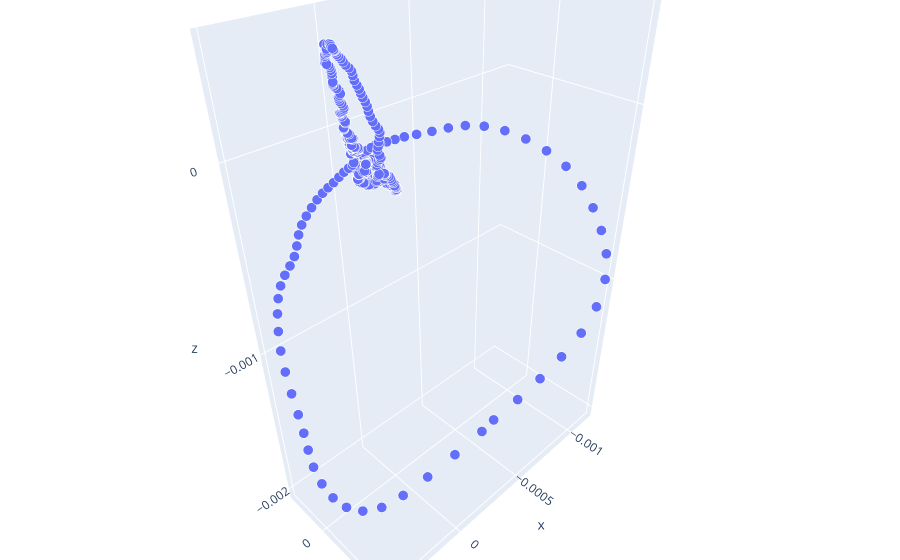
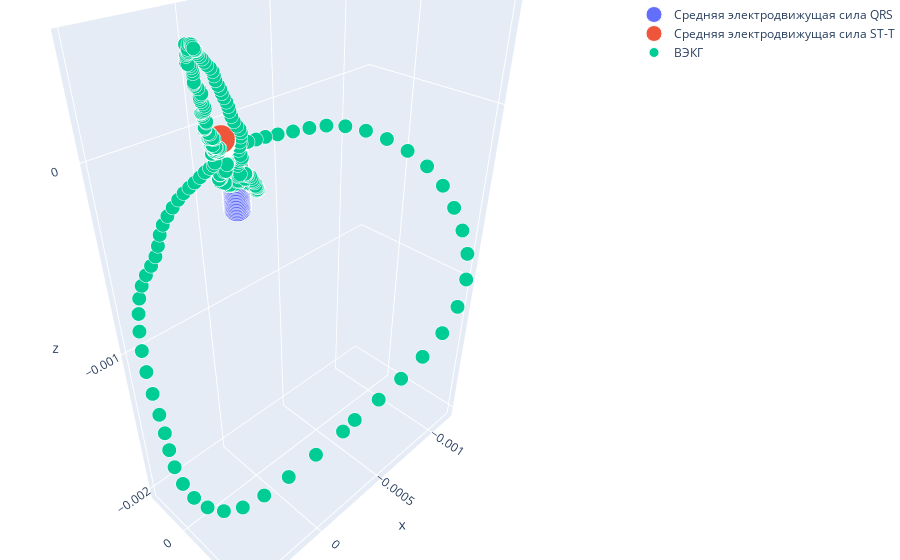

Notebook cell for these charts, in order:
### Markdown cell above
### Пример работы обработчика edf данных:

### Code cell
input ={}
input["data_edf"] = '../dataset/EDF EF/00030.edf'
input["n_term_start"] = 3
input["n_term_finish"] = None
input["filt"] = False
input["f_sreza"] = 0.7
input["f_sampling"] = 700
input["show_detected_pqrst"] = True
input["show_ecg"] = True
input["plot_3d"] = True
input["save_images"] = False
input["show_log_scaling"] = True
input["cancel_showing"] = False
input["qrs_loop_area"] = True
input["t_loop_area"] = True
input["show_log_loop_area"] = True
input["count_qrst_angle"] = True
input["show_log_qrst_angle"] = True
input['save_coord']=True
res = processing(input)

### Figure 1 — Plotly figure (JSON) as saved in the notebook; plotly's stock layout.template omitted (floating-point values rounded to 4 significant figures; data arrays with more than 128 entries replaced by an {"elided": "..."} marker saying what was removed)
{"data": [{"hovertemplate": "x=%{x}<br>y=%{y}<br>z=%{z}<br>size=%{marker.size}<extra></extra>", "legendgroup": "", "marker": {"color": "#636efa", "opacity": 1, "size": {"elided": "653 int values"}, "sizemode": "area", "sizeref": 1, "symbol": "circle"}, "mode": "markers", "name": "", "scene": "scene", "showlegend": false, "type": "scatter3d", "x": {"elided": "653 float values"}, "y": {"elided": "653 float values"}, "z": {"elided": "653 float values"}}], "layout": {"legend": {"itemsizing": "constant", "tracegroupgap": 0}, "margin": {"b": 0, "l": 0, "r": 0, "t": 0}, "scene": {"domain": {"x": [0, 1], "y": [0, 1]}, "xaxis": {"title": {"text": "x"}}, "yaxis": {"title": {"text": "y"}}, "zaxis": {"title": {"text": "z"}}}}}

### Figure 2 — Plotly figure (JSON) as saved in the notebook; plotly's stock layout.template omitted (floating-point values rounded to 4 significant figures; data arrays with more than 128 entries replaced by an {"elided": "..."} marker saying what was removed)
{"data": [{"marker": {"opacity": 1, "size": [20, 20, 20, 20, 20, 20, 20, 20, 20, 20, 20, 20, 20, 20, 20, 20, 20, 20, 20, 20, 20, 20, 20, 20, 20, 20, 20, 20, 20, 20, 20, 20, 20, 20, 20, 20, 20, 20, 20, 20, 20], "sizemode": "diameter"}, "mode": "markers", "name": "Средняя электродвижущая сила QRS", "type": "scatter3d", "x": [0, 1.099e-06, 2.197e-06, 3.296e-06, 4.395e-06, 5.493e-06, 6.592e-06, 7.69e-06, 8.789e-06, 9.888e-06, 1.099e-05, 1.208e-05, 1.318e-05, 1.428e-05, 1.538e-05, 1.648e-05, 1.758e-05, 1.868e-05, 1.978e-05, 2.087e-05, 2.197e-05, 2.307e-05, 2.417e-05, 2.527e-05, 2.637e-05, 2.747e-05, 2.856e-05, 2.966e-05, 3.076e-05, 3.186e-05, 3.296e-05, 3.406e-05, 3.516e-05, 3.625e-05, 3.735e-05, 3.845e-05, 3.955e-05, 4.065e-05, 4.175e-05, 4.285e-05, 4.395e-05], "y": [0, 1.349e-06, 2.697e-06, 4.046e-06, 5.394e-06, 6.743e-06, 8.091e-06, 9.44e-06, 1.079e-05, 1.214e-05, 1.349e-05, 1.483e-05, 1.618e-05, 1.753e-05, 1.888e-05, 2.023e-05, 2.158e-05, 2.293e-05, 2.427e-05, 2.562e-05, 2.697e-05, 2.832e-05, 2.967e-05, 3.102e-05, 3.236e-05, 3.371e-05, 3.506e-05, 3.641e-05, 3.776e-05, 3.911e-05, 4.046e-05, 4.18e-05, 4.315e-05, 4.45e-05, 4.585e-05, 4.72e-05, 4.855e-05, 4.99e-05, 5.124e-05, 5.259e-05, 5.394e-05], "z": [0, -6.078e-06, -1.216e-05, -1.823e-05, -2.431e-05, -3.039e-05, -3.647e-05, -4.255e-05, -4.862e-05, -5.47e-05, -6.078e-05, -6.686e-05, -7.294e-05, -7.902e-05, -8.509e-05, -9.117e-05, -9.725e-05, -0.0001033, -0.0001094, -0.0001155, -0.0001216, -0.0001276, -0.0001337, -0.0001398, -0.0001459, -0.000152, -0.000158, -0.0001641, -0.0001702, -0.0001763, -0.0001823, -0.0001884, -0.0001945, -0.0002006, -0.0002067, -0.0002127, -0.0002188, -0.0002249, -0.000231, -0.000237, -0.0002431]}, {"marker": {"opacity": 1, "size": [20, 20, 20, 20, 20, 20, 20, 20, 20, 20, 20, 20, 20, 20, 20, 20, 20, 20, 20, 20, 20, 20, 20, 20, 20, 20, 20, 20, 20, 20, 20, 20, 20, 20, 20, 20, 20, 20, 20, 20, 20], "sizemode": "diameter"}, "mode": "markers", "name": "Средняя электродвижущая сила ST-T", "type": "scatter3d", "x": [0, 2.317e-06, 4.633e-06, 6.95e-06, 9.266e-06, 1.158e-05, 1.39e-05, 1.622e-05, 1.853e-05, 2.085e-05, 2.317e-05, 2.548e-05, 2.78e-05, 3.012e-05, 3.243e-05, 3.475e-05, 3.707e-05, 3.938e-05, 4.17e-05, 4.402e-05, 4.633e-05, 4.865e-05, 5.096e-05, 5.328e-05, 5.56e-05, 5.791e-05, 6.023e-05, 6.255e-05, 6.486e-05, 6.718e-05, 6.95e-05, 7.181e-05, 7.413e-05, 7.645e-05, 7.876e-05, 8.108e-05, 8.34e-05, 8.571e-05, 8.803e-05, 9.035e-05, 9.266e-05], "y": [0, 1.049e-06, 2.098e-06, 3.147e-06, 4.196e-06, 5.245e-06, 6.294e-06, 7.343e-06, 8.392e-06, 9.441e-06, 1.049e-05, 1.154e-05, 1.259e-05, 1.364e-05, 1.469e-05, 1.574e-05, 1.678e-05, 1.783e-05, 1.888e-05, 1.993e-05, 2.098e-05, 2.203e-05, 2.308e-05, 2.413e-05, 2.518e-05, 2.623e-05, 2.727e-05, 2.832e-05, 2.937e-05, 3.042e-05, 3.147e-05, 3.252e-05, 3.357e-05, 3.462e-05, 3.567e-05, 3.672e-05, 3.776e-05, 3.881e-05, 3.986e-05, 4.091e-05, 4.196e-05], "z": [0, 1.881e-06, 3.761e-06, 5.642e-06, 7.523e-06, 9.403e-06, 1.128e-05, 1.316e-05, 1.505e-05, 1.693e-05, 1.881e-05, 2.069e-05, 2.257e-05, 2.445e-05, 2.633e-05, 2.821e-05, 3.009e-05, 3.197e-05, 3.385e-05, 3.573e-05, 3.761e-05, 3.949e-05, 4.137e-05, 4.325e-05, 4.514e-05, 4.702e-05, 4.89e-05, 5.078e-05, 5.266e-05, 5.454e-05, 5.642e-05, 5.83e-05, 6.018e-05, 6.206e-05, 6.394e-05, 6.582e-05, 6.77e-05, 6.958e-05, 7.146e-05, 7.334e-05, 7.523e-05]}, {"marker": {"opacity": 1, "size": {"elided": "653 int values"}, "sizemode": "diameter"}, "mode": "markers", "name": "ВЭКГ", "type": "scatter3d", "x": {"elided": "653 float values"}, "y": {"elided": "653 float values"}, "z": {"elided": "653 float values"}}], "layout": {"margin": {"b": 0, "l": 0, "r": 0, "t": 0}}}
